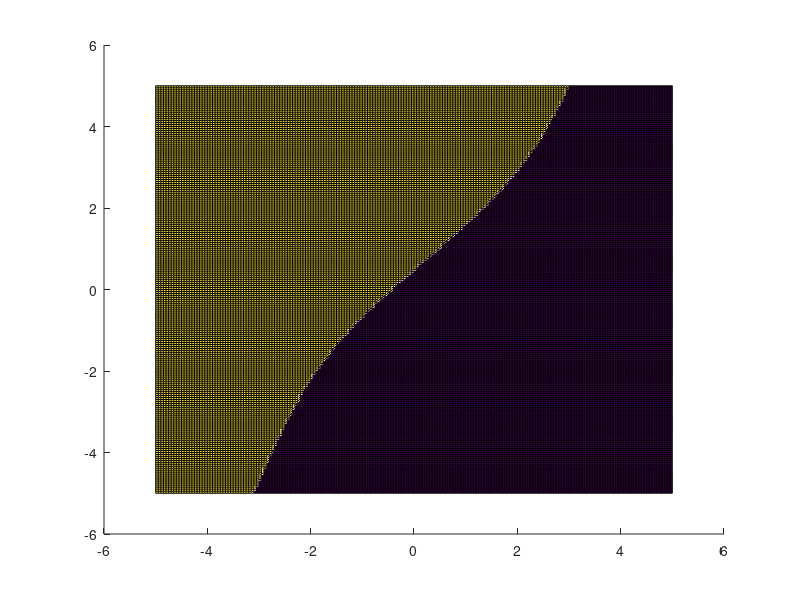

Reproduce this figure in MATLAB.
% computer exercise 1, chap 6, Duda 
% use feature vector and weight vectors as column vector
close all;
clc;

% dimension
d=2;
% non-linear function parameters
a = 1.716;
b = 2/3;
step = 0.05;

%weight vectors of hidden layer
w = [0.5, 0.3, -0.1; -0.5, -0.4, 1.0]';

% weight vectors for output
v = [1.0 -2.0 0.5]';

%output of hidden layers
y = zeros(3,1);
y(1) = 1;

%output of output layer
z = zeros(1,(10/step + 1).^2);
% i denotes x axis, j denotes y axis
x1 = -5.0;
x2 = -5.0;
index = 1;
while x1 <= 5.0
    while x2 <= 5.0
        x = [1 x1 x2]';
        % calculate hidden layers
        for j=1:d
             y(1+j) = a*tanh(b*w(:,j)'*x);
        end    
        % calculate output
        if a*tanh(b*v'*y) > 0
            z(index) = 1;
        elseif a*tanh(b*v'*y) < 0
            z(index) = -1;
        else
            z(index) = 0;
        end    
         index = index + 1;
        x2 = x2 + step;
    end
    x1 = x1 + step;
    x2 = -5.0;
end    

x1 = -5.0:step:5.0;
x2 = -5.0:step:5.0;
z=reshape(z,[10/step + 1,10/step + 1]);
surface(x1,x2,z)

